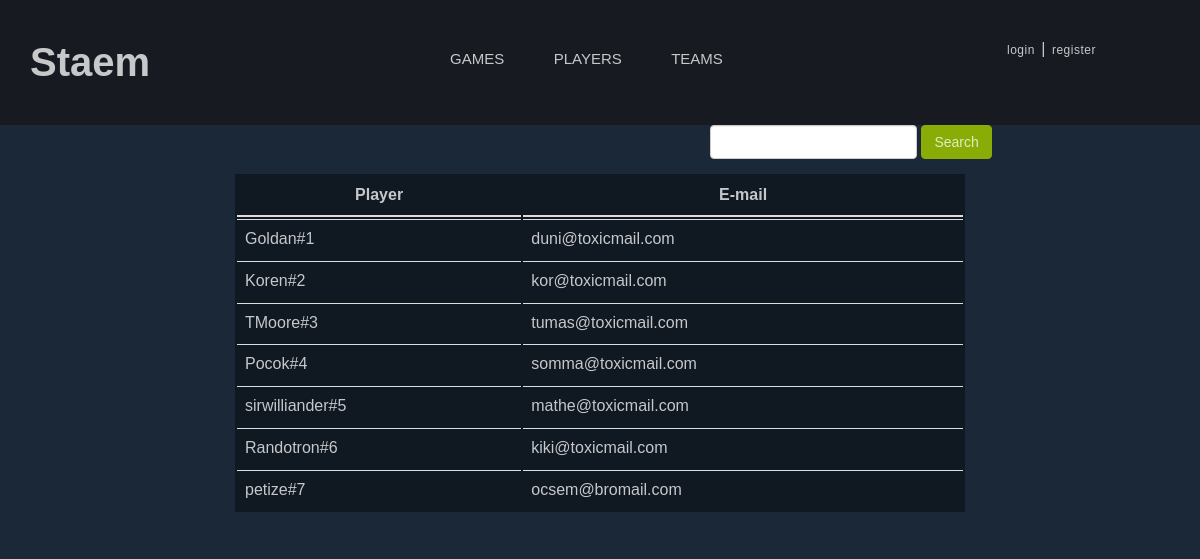
The app's page /playerlist.php with its own data.
### tables this page shows
create table player (
	tag int primary key auto_increment,
    ign varchar(20) NOT NULL,
    balance float(4) default 0.0,
    email varchar(50),
    pw varchar(200)
    );

### functions.php (called while the page is built, shortened)
<?php
    function myq ($link,$cmd) {
        $stuff=mysqli_query($link,$cmd);
        return $stuff;
    }
?>

### playerlist.php (the view, shortened to what this page needs)
<!DOCTYPE html>
<html lang="HU">
    <head>
        <link href="bootstrap\bootstrap.css" rel="stylesheet">
        <link href="mainf.css" rel="stylesheet">
    </head>
    <body>
    <?php include 'menu.php'; ?>
        <?php
            require_once("functions.php");
            $link=myconnect();
        ?>
    <div class="container">
        <div class="col-sm-5 col-sm-offset-7">
            <form method="get" class="form-inline" action="playerlist.php">
                <div class="form-group">
                    <p>
                        <input type="text" class="form-control"  name="search" id="search">
                        <button type="submit" class="btn btn-mybutton">Search</button>
                        <?php
                            if(isset($_GET["search"])){
                                makesafe($link,$_GET["search"]);
                                $cmd="SELECT tag,ign,email FROM player WHERE
                                    tag LIKE '%".$_GET["search"]."%' OR  ign LIKE '%".$_GET["search"]."%' OR  email LIKE '%".$_GET["search"]."%' ;";
                                $result=myq($link,$cmd);
                            }
                            else {
                                $result=myq($link,"SELECT tag,ign,email FROM player");
                            }
                        ?>
                    </p>
                </div>
            </form>
        </div>
    </div>
    <div class="container">
        <div class="col-sm-8 col-sm-offset-2">
            <table class="table table-hover">
                <thead>
                    <tr>
                        <th>Player</th>
                        <th>E-mail</th>
                    </tr>
                </thead>
                <tbody>
                    <?php
                        while ($row=mysqli_fetch_array($result)) {
                            echo "<tr>";
                            echo "<td><a href="."profile.php?playertag=".$row["tag"]."".">".$row["ign"]."#".$row["tag"]."</td>";
                            echo "<td>".$row["email"]."</td>";
                            echo "</tr>";
                        }
                    ?>
                </tbody>
            </table>
        </div>
    </div>
    </body>
</html>

### mainf.css (style rules this page uses)
body { background-color: rgb(27, 40, 56); font-family: Arial; color: #ffffffc2; }
a { text-decoration: none; color: #ffffffc2; }
.form-control { margin-bottom:15px; }
.btn-mybutton { color: #ffffffc2; background-color: #89ad06; border-color: #89ad06; margin-bottom:15px; }
.table { background-color:#101822; }

### records on screen
player: ign "Goldan", tag "1", email "duni@toxicmail.com"
player: ign "Koren", tag "2", email "kor@toxicmail.com"
player: ign "TMoore", tag "3", email "tumas@toxicmail.com"
player: ign "Pocok", tag "4", email "somma@toxicmail.com"
player: ign "sirwilliander", tag "5", email "mathe@toxicmail.com"
player: ign "Randotron", tag "6", email "kiki@toxicmail.com"
player: ign "petize", tag "7", email "ocsem@bromail.com"
